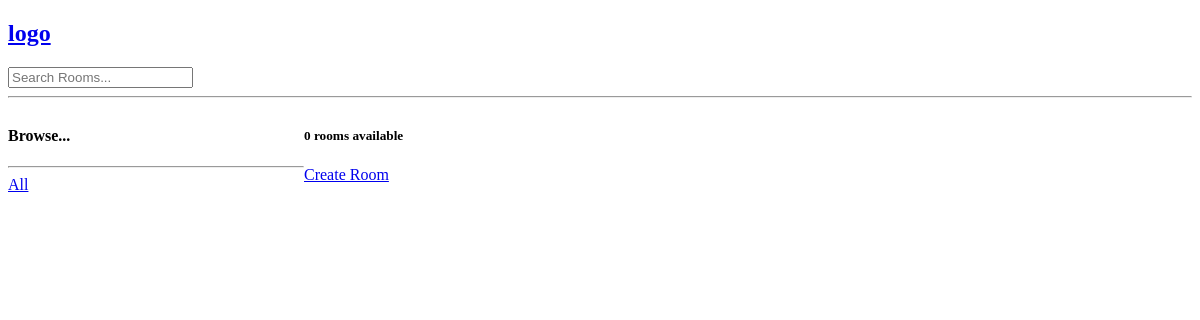
/, run on an earlier commit of the app's database.
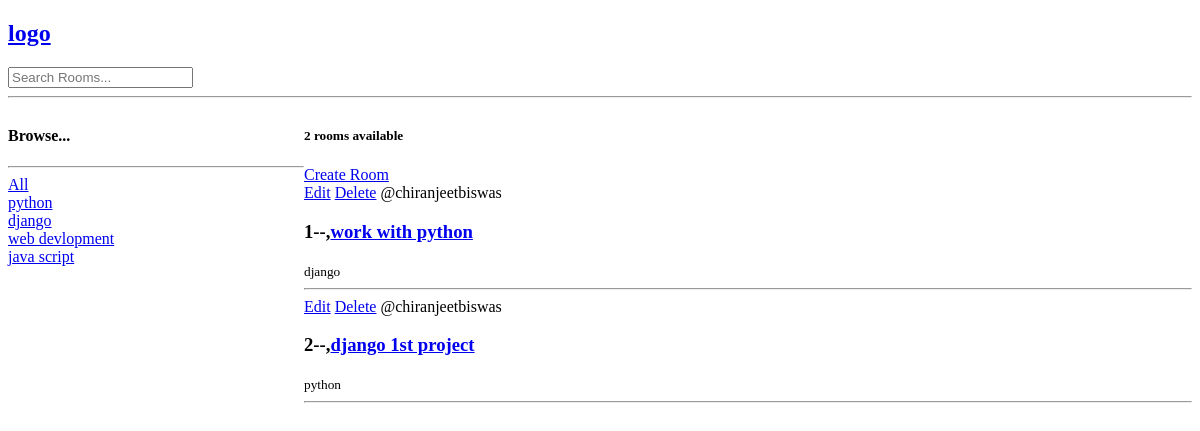
And on a later commit of the database.
### base/models.py (models this page shows, shortened)
class Topic(models.Model):
    name=models.CharField(max_length=200)

class Room(models.Model):
    host=models.ForeignKey(User,on_delete=models.SET_NULL,null=True)
    topic=models.ForeignKey(Topic,on_delete=models.SET_NULL,null=True)
    name=models.CharField(max_length=200)
    description=models.TextField(null=True,blank=True)
    updated=models.DateTimeField(auto_now=True)
    created=models.DateTimeField(auto_now_add=True)
    class Meta :
        ordering = ['-updated','-created']

### base/views.py (the view)
# urls.py: path('',views.home,name='home'),
def home(request):
    q=request.GET.get('q') if request.GET.get('q')!=None else ''
    rooms=Room.objects.filter(
        Q(topic__name__icontains=q) |
        Q(name__icontains=q) |
        Q(description__icontains=q)
        )
    topics=Topic.objects.all()
    room_count=rooms.count()
    context={'rooms':rooms,'topics':topics,'room_count':room_count}
    return render(request,'base/home.html',context)

### base/templates/base/home.html
{% extends 'main.html' %}
{% block content %}
<div class="home-container">
    <div>
        <h4>Browse...</h4>
        <hr>
        <div>
            <a href="{% url 'home' %}">All</a>
        </div>
        {% for topic in topics %}
        <div>
            <a href="{% url 'home' %}?q={{topic.name}}">{{topic.name}}</a>
        </div>
        {% endfor %}
    </div>
    <div>
        <h5>{{room_count}} rooms available</h5>
        <a href="{% url 'create-room' %}">Create Room</a>
        {% for room in rooms %}
        <div>
            <a href="{%  url 'update-room' room.id%}">Edit</a>
            <a href="{%  url 'delete-room' room.id%}">Delete</a>
            <span>@{{room.host.username}}</span>
            <h3>{{room.id}}--,<a href="/room/{{room.id}}">{{room.name}}</a></h3>
            <small>{{room.topic.name}}</small>
            <hr>
        </div>
        {% endfor %}
    </div>
</div>
{% endblock %}

### templates/main.html (shortened to what this page needs)
<!DOCTYPE html>
<html lang="en">
<head>
</head>
<body>
    {% include 'navbar.html' %}
    {% block content %}
    {% endblock content %}
</body>
</html>

### templates/navbar.html
<a href="/">
    <h2>logo</h2>
</a>
<form method="GET" action="{% url 'home' %}">
    <input type="text" name="q" placeholder="Search Rooms...">
</form>
<hr>

### templates/main.html (style rules this page uses)
.home-container { display: grid; grid-template-columns: 1fr 3fr ; }

What changed in the data, as far as the page shows it:
added Topic: name "python"
added Topic: name "django"
added Topic: name "web devlopment"
added Topic: name "java script"
added Room: host.username "chiranjeetbiswas", id "1", name "work with python", topic.name "django"
added Room: host.username "chiranjeetbiswas", id "2", name "django 1st project", topic.name "python"
Also different on the page:
{{ room_count }}: "0" → "2"
